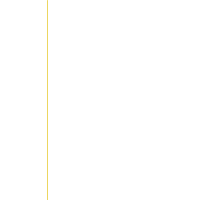
Frame 1 (no input)
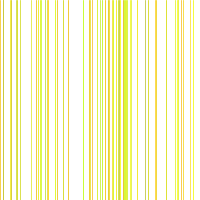
Frame 60 (the mouse pressed at the canvas centre just before this capture)
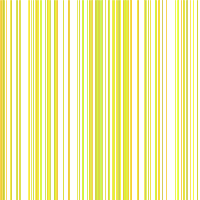
Frame 120 (the mouse held since frame 60 and released just before this capture)

The Processing sketch that drew these frames (run headless with seeded random() and noise(); from frame 60 on, the mouse is pressed at the canvas centre):

// Processing sketch: processing_68719
// ── processing_68719.pde

void setup(){
 size(200,200);
 background(255);
}

void draw() {
  stroke(random(200,256),random(200,256),random(50,100));
  float distance_top2 = random(200);
  line(distance_top2,0,distance_top2,200);
  
}
